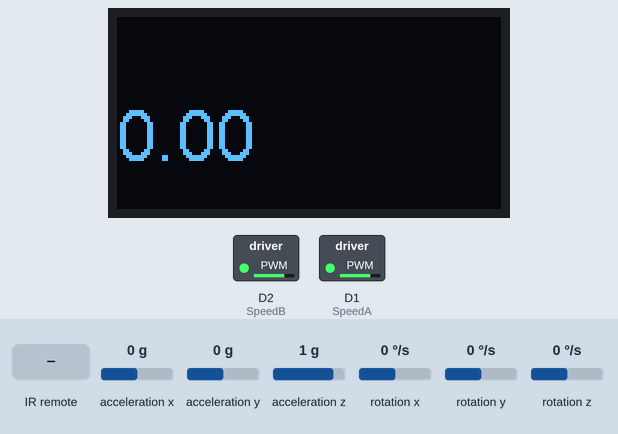
This sketch was run on a simulated ESP8266 (NodeMCU). Shown: 128×64 one-colour display, switched loads named in the sketch (green lamp = pin HIGH). The inputs (shaded band) are chosen by the test bench; at power-on: rotation z 0 °/s, acceleration x 0 g, acceleration y 0 g, acceleration z 1 g, rotation x 0 °/s, rotation y 0 °/s. What the sketch prints to the serial monitor is not drawn.

Above: at 3.2 s.
3.3 s: rotation z set to -2 °/s
At 4.8 s:
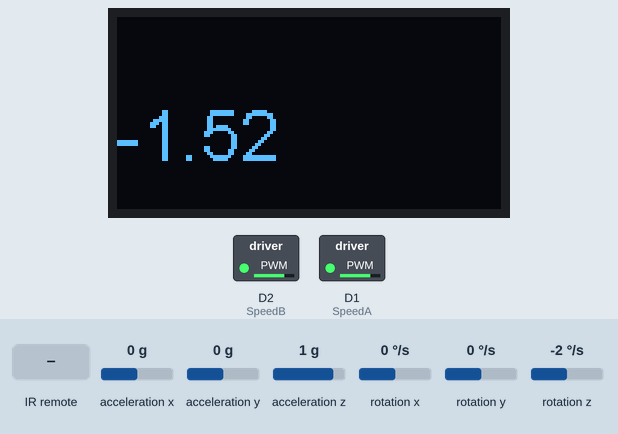
6.3 s: rotation z set to -192 °/s
At 7.6 s:
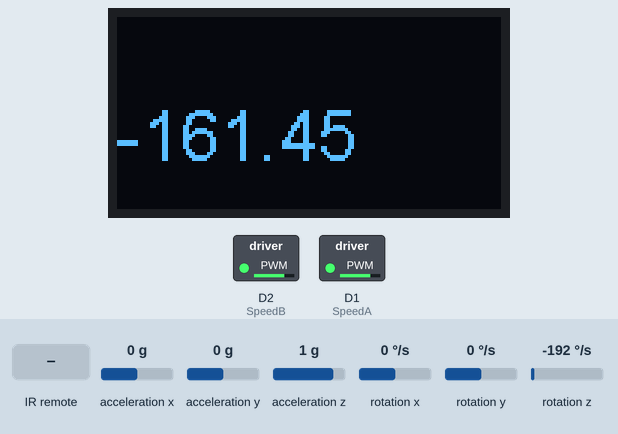
9.3 s: infrared code 0x205D609F received
At 10.9 s:
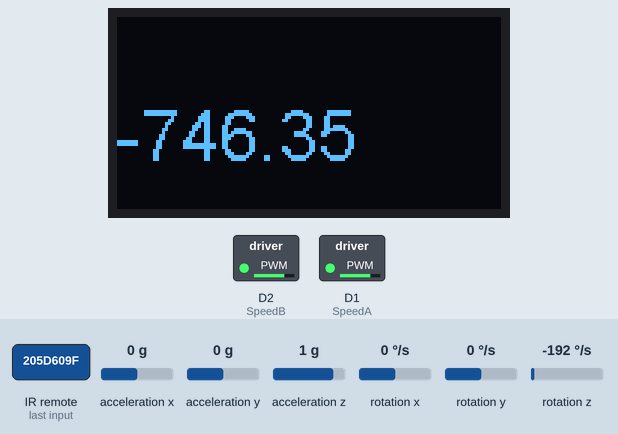
12.3 s: infrared code 0x205D58A7 received
At 15.0 s:
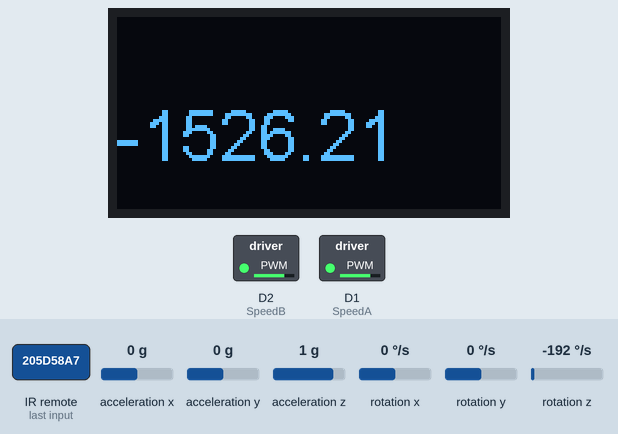
15.3 s: infrared code 0x205D40BF received
At 17.0 s:
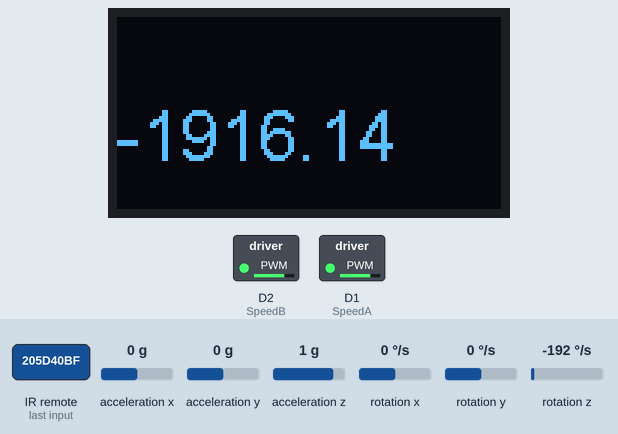
18.3 s: infrared code 0x205DE01F received
At 19.9 s:
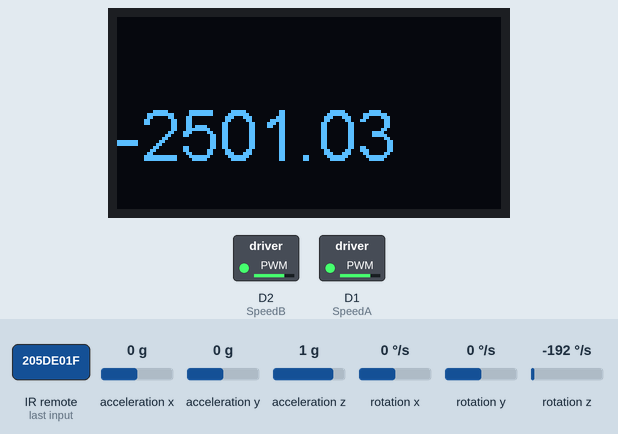
Timing chart, 0 to 21.4 s (numbered marks = the images above; inputs shaded):
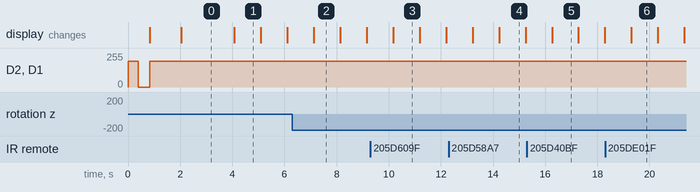

The sketch:

esp-IR.ino
```cpp
// (licence header left out)
#include <Arduino.h>
#include <IRremoteESP8266.h>
#include <IRrecv.h>
#include <IRutils.h>


// #include <MPU6050_tockn.h>
#include <MPU6050_light.h>
#include <Wire.h>
#include "SSD1306Wire.h"        // legacy: #include "SSD1306.h"

MPU6050 mpu(Wire);


unsigned long timer = 0;

#define PinA 0 // broche enable du L298N pour le premier moteur D3
#define PinB 2 //  broche enable du L298N pour le deuxième moteur D4
#define SpeedA 5 // Premier moteur D1
#define SpeedB 4 // Deuxième moteur D2


#define IR D7
#define GND D8

#define SDA D6
#define SCL D5

SSD1306Wire display(0x3c, SDA, SCL);
// ------------- télécommande

#define HAUT 0x205D609F
#define DROITE 0x205D58A7
#define BAS 0x205D40BF
#define GAUCHE 0x205D708F
#define STOP  0x205DE01F
#define ARRET  0x205D38C7
// ------------- ajout d'un 2° télécommande

#define HAUT1 0x1FE1CE3
#define DROITE1 0x1FE9C63
#define BAS1 0x1FE02FD
#define GAUCHE1 0x1FEEC13
#define STOP1  0x1FEC837
#define ARRET1  0x1FE817E
// ------------- direction
#define avant 1
#define arriere 2
#define droite 3
#define gauche 4

int lastDirection = 1;
#define TEMPO 500 // temporisation
// ---------------------------Forth-------------
#define MAX 100
int Index=0;
byte Forth[MAX]; // pile Forth
int vitesse = 192;  // 0 à 255
int programmation=0;

// Le digger a un moteur pour les roues et une commande de direction pour tourner à DROITE ou à GAUCHE

// le programme active le moteur ou les roues suivant une durée countM (moteur) ou count D (direction)


// An IR detector/demodulator is connected to GPIO pin 14(D5 on a NodeMCU
// board).
// Note: GPIO 16 won't work on the ESP8266 as it does not have interrupts.
// Note: GPIO 14 won't work on the ESP32-C3 as it causes the board to reboot.

// --------------MOTEUR------------
class moteur {
private:
  int moteur_droit;
  int moteur_gauche; // vitesse moteur
public:
  void start(void);
  void stop(void);
  void init(int v1, int v2, int dir);
};

void moteur::start(void) {
   analogWrite(SpeedA, moteur_droit);
   analogWrite(SpeedB, moteur_gauche);
}

void moteur::stop(void) {
   analogWrite(SpeedA, 0);
   analogWrite(SpeedB, 0);
}


void moteur::init(int v1, int v2, int dir) {
   analogWrite(SpeedA, v1);
   analogWrite(SpeedB, v2);
   moteur_droit=v1;
   moteur_gauche=v2;

   switch(dir) {
      case avant:
         digitalWrite(PinA, LOW);digitalWrite(PinB, LOW);
         break;
      case droite:
         digitalWrite(PinA, LOW);digitalWrite(PinB, HIGH);
         break;
      case gauche:
         digitalWrite(PinA, HIGH);digitalWrite(PinB,LOW );
         break;
      case arriere:
         digitalWrite(PinA, HIGH);digitalWrite(PinB, HIGH);
         break;
   }
}

void bip() { // test moteur
   digitalWrite(PinA, LOW);
   digitalWrite(PinB, LOW);
   analogWrite(SpeedA,vitesse);
   analogWrite(SpeedB,vitesse);
   delay(400);
   analogWrite(SpeedA,0);
   analogWrite(SpeedB,0);
   delay(400);
}
moteur MMM;

// -----------------------

IRrecv irrecv(IR);
decode_results results;
unsigned long mmm, dodo; // arret au bout de 5 minutes
int countM=0 , countD=0 ; // nb d'impulsions IR reçues
int calib=400 ; // calibration 400 ms
void empile( byte x ){
      Serial.print("empile ");
  Serial.println(Forth[Index]);
  if(Index < MAX ) Forth[Index++] = x;

}
void execute() {
  for(int x=0 ; x < Index ; x++){
    float alpha, delta;
    moteur1(Forth[x],vitesse);

  delay(calib); // bip
        stop();

  delay(200); // bip
  }
//  Index=0; mémorise le trajet depuis le début
}

void setup() {
 bip();
    display.init();
  display.flipScreenVertically();
  display.setTextAlignment(TEXT_ALIGN_LEFT);
    display.setFont(ArialMT_Plain_24);
    display.drawString(0, 26, "Arnaud");

  display.display();


  pinMode(GND, OUTPUT);      // board IR
  digitalWrite(GND, LOW);
  Serial.begin(115200);
    empile(avant);
 empile(arriere);
 execute();
 Wire.begin(SDA,SCL); // SDA SCL
//         test FORTH

  irrecv.enableIRIn();  // Start the receiver
  while (!Serial)  // Wait for the serial connection to be establised.
    delay(50);
  Serial.println();
  Serial.print("IRrecvDemo is now running and waiting for IR message on Pin ");
//  Serial.println(kRecvPin);
  mmm = millis();    dodo = millis();
  mpu.begin();

 // mpu.calcOffsets(); // gyro and accelero

// calibration();

}
void stop() { // avant arriere
//    analogWrite(moteur1A, 0);
//  analogWrite(moteur1B, 0);
 //   analogWrite(moteur2A, 0);
//  analogWrite(moteur2B, 0);

}

void moteur1( int x, int v){
        MMM.init(v, v, x);
}
void loop() {
 //   mpu.begin();

   mpu.update();

     if((millis()-timer)>1000){ // print data every 10ms

  display.clear();
    display.drawString(0, 26, String(mpu.getAngleZ()));

  display.display();

  Serial.print("X : ");
  Serial.print(mpu.getAngleX());
  Serial.print("\tY : ");
  Serial.print(mpu.getAngleY());
  Serial.print("\tZ : ");
  Serial.println(mpu.getAngleZ());

  timer = millis();
  }

    if ((millis()- dodo) > 300000){
            ESP.deepSleep(0);
    }
  if ((millis()- mmm) > calib){ //
    mmm= millis();
    if(countM > 0 ){
      countM --;
    } else {
       stop();
    }
  }

  if (irrecv.decode(&results)) {
// -----------------------------MPU-----------------------
  mpu.update();
  Serial.println(mpu.getAngleZ());


      mmm= millis();    dodo= millis();
    // print() & println() can't handle printing long longs. (uint64_t)
    serialPrintUint64(results.value, HEX);
    switch (results.value){
//-----------------------------   moteur 1 ou 2  ---------------------  <<  >>
      case HAUT : // 2
      case HAUT1 : // 2
           countM++; if(programmation)  empile( avant); else moteur1(avant,vitesse);
             break;
      case BAS :
      case BAS1 :
           countM++; if(programmation) empile( arriere);else moteur1(arriere,vitesse);
             break;
//-----------------------------   virage  ---------------------  +  -
       case DROITE :
       case DROITE1 :
            moteur1(droite,vitesse);countM++;if(programmation) empile( droite);
            break;
       case   GAUCHE :
       case   GAUCHE1 :
            moteur1(gauche,vitesse);countM++;if(programmation) empile( gauche);
            break;
//---------------- STOP---------------
      case   STOP :
      case   STOP1 :
            stop();
            Index=0;
            break;

//---------------- ARRET---------------
      case   ARRET :
      case   ARRET1 :
            // ESP.deepSleep(0);
               Serial.println(programmation);
            if(programmation) execute(); else  stop(); ;// arret moteur
            programmation = 1 - programmation;
            break;
   }
    Serial.println("");
    irrecv.resume();  // Receive the next value

  }

}
```

Measured:
- the behaviour switches between 0 and -1 °/s on rotation z (found by bisection; images 0 and 1)
- after the input at 3.3 s, the display: changes after 0.78 s (image 1)
- what the display in image 1 shows lasts 1.0 s, from 4.1 s to 5.1 s
